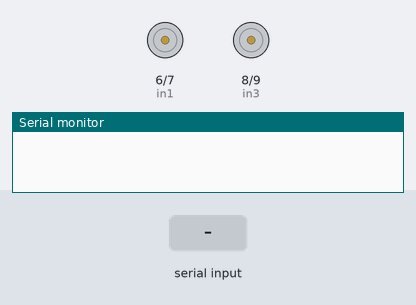
Recording of a sketch running on a simulated Arduino Uno, built with avr-gcc and run on an emulated ATmega328P. Parts: motor-driver pin pairs drawn as motors (green arrow = first pin HIGH = forward, orange = second pin HIGH = backward, longer = more drive), the last lines printed to the serial monitor. The test bench sets the inputs (shaded band).

Above: at 1.2 s.
1.3 s: "F" received over Serial
At 2.5 s:
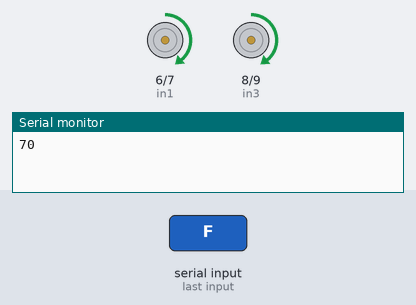
2.8 s: "B" received over Serial
At 3.9 s:
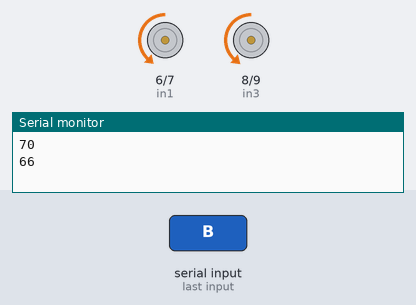
4.3 s: "R" received over Serial
At 5.0 s:
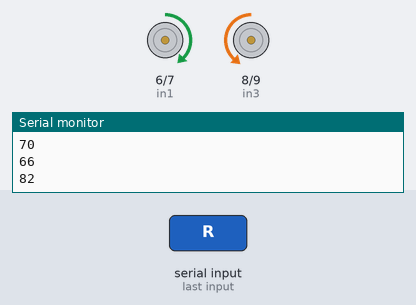
5.8 s: "L" received over Serial
At 6.2 s:
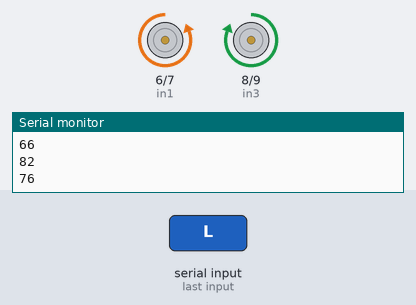
7.3 s: "B" received over Serial
At 7.8 s:
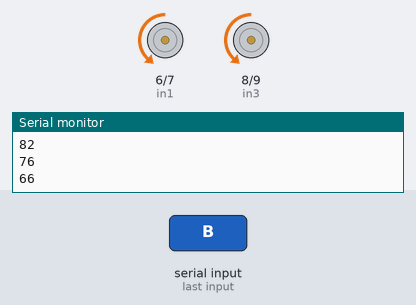
8.8 s: "1" received over Serial
At 9.7 s:
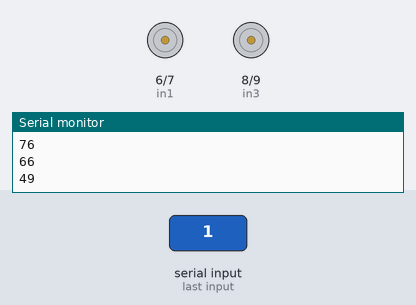
Timing chart, 0 to 11.3 s (numbered marks = the images above; inputs shaded):
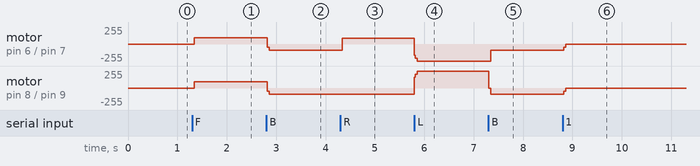

The sketch:

RC_Car.ino
```cpp
int in1 = 6;
int in2 = 7;
int in3 = 8;
int in4 = 9;
int data;


void setup() {
  Serial.begin(9600);
  pinMode(in1, OUTPUT);
  pinMode(in2, OUTPUT);
  pinMode(in3, OUTPUT);
  pinMode(in4, OUTPUT);

}

void loop() {
  while(Serial.available()){
    data = Serial.read();
    Serial.println(data);
  }
if (data == 'F'){
  digitalWrite(in1, HIGH);
  digitalWrite(in2, LOW);
  digitalWrite(in3, HIGH);
  digitalWrite(in4, LOW);

}
if (data == 'B'){
  digitalWrite(in1, LOW);
  digitalWrite(in2, HIGH);
  digitalWrite(in3, LOW);
  digitalWrite(in4, HIGH);

}
if (data == 'R'){
  digitalWrite(in1, HIGH);
  digitalWrite(in2, LOW);
  digitalWrite(in3, LOW);
  digitalWrite(in4, HIGH);

}
if (data == 'L'){
  digitalWrite(in1, LOW);
  digitalWrite(in2, HIGH);
  digitalWrite(in3, HIGH);
  digitalWrite(in4, LOW);

}
else {

  digitalWrite(in1, LOW);
  digitalWrite(in2, LOW);
  digitalWrite(in3, LOW);
  digitalWrite(in4, LOW);

}
}
```

Measured:
- after the input at 1.3 s, motor on pin 6 (in1) / pin 7 (in2): stopped → forward 96/255 at once; motor on pin 8 (in3) / pin 9 (in4): stopped → forward 97/255 at once
- after the input at 2.8 s, motor on pin 6 (in1) / pin 7 (in2): forward 96/255 → backward 93/255 at once; motor on pin 8 (in3) / pin 9 (in4): forward 97/255 → backward 94/255 at once
- after the input at 4.3 s, motor on pin 6 (in1) / pin 7 (in2): backward 93/255 → forward 90/255 at once
- after the input at 5.8 s, motor on pin 6 (in1) / pin 7 (in2): forward 90/255 → backward 255/255 at once; motor on pin 8 (in3) / pin 9 (in4): backward 94/255 → forward 255/255 at once
- after the input at 7.3 s, motor on pin 6 (in1) / pin 7 (in2): backward 255/255 → backward 93/255 at once; motor on pin 8 (in3) / pin 9 (in4): forward 255/255 → backward 93/255 at once
- after the input at 8.8 s, motor on pin 6 (in1) / pin 7 (in2), motor on pin 8 (in3) / pin 9 (in4): backward 93/255 → stopped at once
